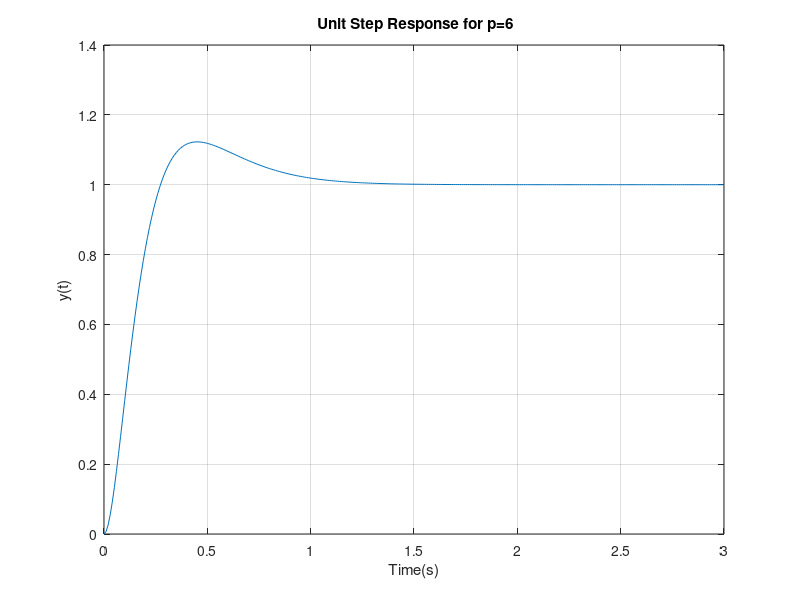

MATLAB code for this plot:
num=[0 150 450];
den=[1 24 183 450];
CIR1=tf(num,den)
t=(0:0.01:3)
y= step(CIR1,t)
plot(t,y)
ylabel('y(t)')
xlabel('Time(s)'),grid
title(' Unit Step Response for p=6')
